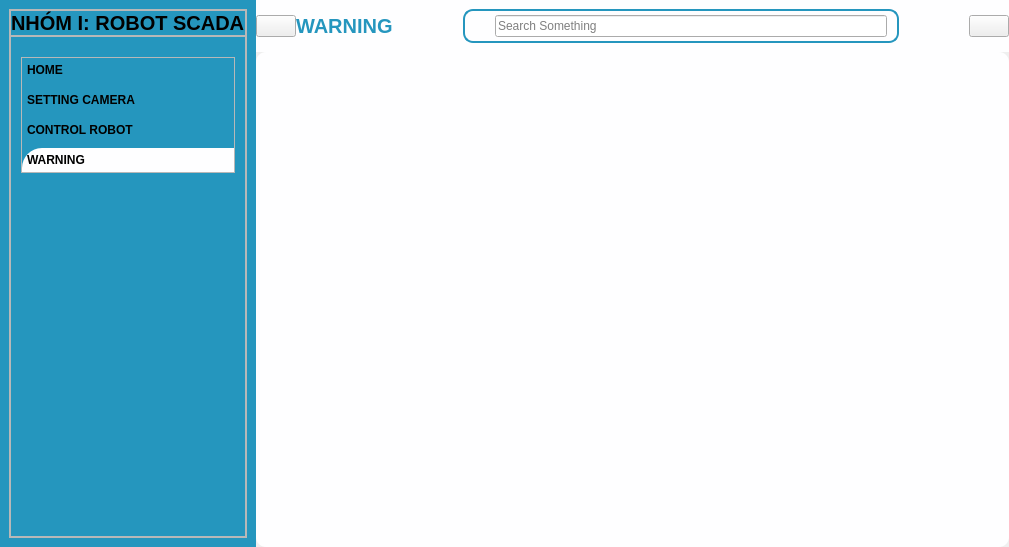
<?xml version="1.0" encoding="UTF-8"?>
<ui version="4.0">
 <class>MainWindow</class>
 <widget class="QMainWindow" name="MainWindow">
  <property name="geometry">
   <rect>
    <x>0</x>
    <y>0</y>
    <width>1009</width>
    <height>547</height>
   </rect>
  </property>
  <property name="windowTitle">
   <string>MainWindow</string>
  </property>
  <property name="styleSheet">
   <string notr="true">#frame_8
{
 background-color: #fefeff;
    border-radius: 20px;
}
#headframe
{
background-color:#fefeff;  /* Đặt nền trắng */

}

#leftmenu
{
background-color: #2596be

}
*{
color:#000;
}
#lineEdit
{ 
 background: transparent;
}
#seachframe
{
 border-radius:10px;
border:2px solid #2596be;
}
#headerapp
{
color:#2596be;

}
#card1,#card2
{
background-color: #fefeff;
 border-radius:20px;
}
#widget_4 {
    background-color:#fefeff;  /* Đặt nền trắng */
    border-radius: 10px;      /* Bo góc 10px */
}
#gioithieubtn_g {
    background-color: #fefeff;
    padding: 5px;
    text-align: left;
    border-top-left-radius: 20px;
}

#homebtn_g, #controlbtn_g, #settingbtn_g{ 
    background-color: #2596be;
    padding: 5px;
    text-align: left;
    border-top-left-radius: 20px;
    transition: background-color 0.3s ease;
}

/* Khi trỏ chuột vào */
#homebtn_g:hover, #controlbtn_g:hover, #settingbtn_g:hover {
    background-color: #ffffff;
}

/* Khi click vào */
#homebtn_g:pressed, 
#controlbtn_g:pressed, 
#settingbtn_g:pressed {
    background-color: #ffffff;
}

</string>
  </property>
  <widget class="QWidget" name="centralwidget">
   <layout class="QHBoxLayout" name="horizontalLayout">
    <property name="spacing">
     <number>0</number>
    </property>
    <property name="leftMargin">
     <number>0</number>
    </property>
    <property name="topMargin">
     <number>0</number>
    </property>
    <property name="rightMargin">
     <number>0</number>
    </property>
    <property name="bottomMargin">
     <number>0</number>
    </property>
    <item>
     <widget class="QWidget" name="leftmenu" native="true">
      <property name="maximumSize">
       <size>
        <width>300</width>
        <height>16777215</height>
       </size>
      </property>
      <layout class="QVBoxLayout" name="verticalLayout_5">
       <item>
        <widget class="QFrame" name="frame_4">
         <property name="frameShape">
          <enum>QFrame::StyledPanel</enum>
         </property>
         <property name="frameShadow">
          <enum>QFrame::Raised</enum>
         </property>
         <layout class="QVBoxLayout" name="verticalLayout_6">
          <property name="spacing">
           <number>0</number>
          </property>
          <property name="leftMargin">
           <number>0</number>
          </property>
          <property name="topMargin">
           <number>0</number>
          </property>
          <property name="rightMargin">
           <number>0</number>
          </property>
          <property name="bottomMargin">
           <number>0</number>
          </property>
          <item>
           <widget class="QFrame" name="frame_5">
            <property name="frameShape">
             <enum>QFrame::StyledPanel</enum>
            </property>
            <property name="frameShadow">
             <enum>QFrame::Raised</enum>
            </property>
            <layout class="QHBoxLayout" name="horizontalLayout_11">
             <property name="spacing">
              <number>0</number>
             </property>
             <property name="leftMargin">
              <number>0</number>
             </property>
             <property name="topMargin">
              <number>0</number>
             </property>
             <property name="rightMargin">
              <number>0</number>
             </property>
             <property name="bottomMargin">
              <number>0</number>
             </property>
             <item alignment="Qt::AlignTop">
              <widget class="QLabel" name="label_27">
               <property name="font">
                <font>
                 <pointsize>15</pointsize>
                 <weight>75</weight>
                 <bold>true</bold>
                </font>
               </property>
               <property name="text">
                <string>NHÓM I: ROBOT SCADA</string>
               </property>
              </widget>
             </item>
            </layout>
           </widget>
          </item>
          <item>
           <widget class="QFrame" name="frame_6">
            <property name="sizePolicy">
             <sizepolicy hsizetype="Preferred" vsizetype="Expanding">
              <horstretch>0</horstretch>
              <verstretch>0</verstretch>
             </sizepolicy>
            </property>
            <property name="frameShape">
             <enum>QFrame::StyledPanel</enum>
            </property>
            <property name="frameShadow">
             <enum>QFrame::Raised</enum>
            </property>
            <layout class="QVBoxLayout" name="verticalLayout_7">
             <property name="spacing">
              <number>0</number>
             </property>
             <property name="leftMargin">
              <number>10</number>
             </property>
             <property name="topMargin">
              <number>20</number>
             </property>
             <property name="rightMargin">
              <number>10</number>
             </property>
             <property name="bottomMargin">
              <number>0</number>
             </property>
             <item alignment="Qt::AlignTop">
              <widget class="QFrame" name="frame_7">
               <property name="sizePolicy">
                <sizepolicy hsizetype="Preferred" vsizetype="Expanding">
                 <horstretch>0</horstretch>
                 <verstretch>0</verstretch>
                </sizepolicy>
               </property>
               <property name="frameShape">
                <enum>QFrame::StyledPanel</enum>
               </property>
               <property name="frameShadow">
                <enum>QFrame::Raised</enum>
               </property>
               <layout class="QVBoxLayout" name="verticalLayout_8">
                <property name="spacing">
                 <number>6</number>
                </property>
                <property name="leftMargin">
                 <number>0</number>
                </property>
                <property name="topMargin">
                 <number>0</number>
                </property>
                <property name="rightMargin">
                 <number>0</number>
                </property>
                <property name="bottomMargin">
                 <number>0</number>
                </property>
                <item>
                 <widget class="QPushButton" name="homebtn_g">
                  <property name="minimumSize">
                   <size>
                    <width>0</width>
                    <height>0</height>
                   </size>
                  </property>
                  <property name="font">
                   <font>
                    <weight>75</weight>
                    <bold>true</bold>
                   </font>
                  </property>
                  <property name="text">
                   <string>HOME</string>
                  </property>
                  <property name="icon">
                   <iconset resource="resources.qrc">
                    <normaloff>:/whiteIcons/icons/white/home.svg</normaloff>:/whiteIcons/icons/white/home.svg</iconset>
                  </property>
                  <property name="iconSize">
                   <size>
                    <width>24</width>
                    <height>24</height>
                   </size>
                  </property>
                 </widget>
                </item>
                <item>
                 <widget class="QPushButton" name="settingbtn_g">
                  <property name="font">
                   <font>
                    <weight>75</weight>
                    <bold>true</bold>
                   </font>
                  </property>
                  <property name="text">
                   <string>SETTING CAMERA</string>
                  </property>
                  <property name="icon">
                   <iconset resource="resources.qrc">
                    <normaloff>:/whiteIcons/icons/white/settings.svg</normaloff>:/whiteIcons/icons/white/settings.svg</iconset>
                  </property>
                  <property name="iconSize">
                   <size>
                    <width>24</width>
                    <height>24</height>
                   </size>
                  </property>
                 </widget>
                </item>
                <item>
                 <widget class="QPushButton" name="controlbtn_g">
                  <property name="font">
                   <font>
                    <weight>75</weight>
                    <bold>true</bold>
                   </font>
                  </property>
                  <property name="text">
                   <string>CONTROL ROBOT</string>
                  </property>
                  <property name="icon">
                   <iconset resource="resources.qrc">
                    <normaloff>:/whiteIcons/icons/white/aperture.svg</normaloff>:/whiteIcons/icons/white/aperture.svg</iconset>
                  </property>
                  <property name="iconSize">
                   <size>
                    <width>24</width>
                    <height>24</height>
                   </size>
                  </property>
                 </widget>
                </item>
                <item>
                 <widget class="QPushButton" name="gioithieubtn_g">
                  <property name="font">
                   <font>
                    <weight>75</weight>
                    <bold>true</bold>
                   </font>
                  </property>
                  <property name="text">
                   <string>WARNING</string>
                  </property>
                  <property name="icon">
                   <iconset resource="resources.qrc">
                    <normaloff>:/blueIcons/icons/blue/alert-circle.svg</normaloff>:/blueIcons/icons/blue/alert-circle.svg</iconset>
                  </property>
                  <property name="iconSize">
                   <size>
                    <width>24</width>
                    <height>24</height>
                   </size>
                  </property>
                 </widget>
                </item>
               </layout>
              </widget>
             </item>
            </layout>
           </widget>
          </item>
         </layout>
        </widget>
       </item>
      </layout>
     </widget>
    </item>
    <item>
     <widget class="QWidget" name="bodymain" native="true">
      <property name="minimumSize">
       <size>
        <width>0</width>
        <height>0</height>
       </size>
      </property>
      <layout class="QVBoxLayout" name="verticalLayout">
       <property name="spacing">
        <number>0</number>
       </property>
       <property name="leftMargin">
        <number>0</number>
       </property>
       <property name="topMargin">
        <number>0</number>
       </property>
       <property name="rightMargin">
        <number>0</number>
       </property>
       <property name="bottomMargin">
        <number>0</number>
       </property>
       <item alignment="Qt::AlignTop">
        <widget class="QWidget" name="headframe" native="true">
         <property name="sizePolicy">
          <sizepolicy hsizetype="Preferred" vsizetype="Preferred">
           <horstretch>0</horstretch>
           <verstretch>0</verstretch>
          </sizepolicy>
         </property>
         <property name="minimumSize">
          <size>
           <width>642</width>
           <height>0</height>
          </size>
         </property>
         <layout class="QHBoxLayout" name="horizontalLayout_2">
          <property name="spacing">
           <number>30</number>
          </property>
          <property name="leftMargin">
           <number>0</number>
          </property>
          <property name="topMargin">
           <number>0</number>
          </property>
          <property name="rightMargin">
           <number>0</number>
          </property>
          <property name="bottomMargin">
           <number>0</number>
          </property>
          <item>
           <widget class="QWidget" name="widget" native="true">
            <property name="sizePolicy">
             <sizepolicy hsizetype="Preferred" vsizetype="Preferred">
              <horstretch>0</horstretch>
              <verstretch>0</verstretch>
             </sizepolicy>
            </property>
            <layout class="QHBoxLayout" name="horizontalLayout_4">
             <property name="spacing">
              <number>0</number>
             </property>
             <property name="leftMargin">
              <number>0</number>
             </property>
             <property name="topMargin">
              <number>0</number>
             </property>
             <property name="rightMargin">
              <number>0</number>
             </property>
             <property name="bottomMargin">
              <number>0</number>
             </property>
             <item>
              <widget class="QPushButton" name="pushButton">
               <property name="text">
                <string/>
               </property>
               <property name="icon">
                <iconset resource="resources.qrc">
                 <normaloff>:/blueIcons/icons/blue/alert-circle.svg</normaloff>:/blueIcons/icons/blue/alert-circle.svg</iconset>
               </property>
               <property name="iconSize">
                <size>
                 <width>24</width>
                 <height>24</height>
                </size>
               </property>
              </widget>
             </item>
             <item>
              <widget class="QLabel" name="headerapp">
               <property name="font">
                <font>
                 <pointsize>15</pointsize>
                 <weight>75</weight>
                 <bold>true</bold>
                </font>
               </property>
               <property name="text">
                <string>WARNING</string>
               </property>
              </widget>
             </item>
            </layout>
           </widget>
          </item>
          <item>
           <widget class="QWidget" name="widget_2" native="true">
            <layout class="QHBoxLayout" name="horizontalLayout_5">
             <property name="leftMargin">
              <number>40</number>
             </property>
             <property name="rightMargin">
              <number>40</number>
             </property>
             <item>
              <widget class="QFrame" name="seachframe">
               <property name="minimumSize">
                <size>
                 <width>100</width>
                 <height>0</height>
                </size>
               </property>
               <property name="maximumSize">
                <size>
                 <width>1607777</width>
                 <height>877777</height>
                </size>
               </property>
               <property name="frameShape">
                <enum>QFrame::StyledPanel</enum>
               </property>
               <property name="frameShadow">
                <enum>QFrame::Raised</enum>
               </property>
               <layout class="QHBoxLayout" name="horizontalLayout_3">
                <property name="spacing">
                 <number>0</number>
                </property>
                <property name="leftMargin">
                 <number>0</number>
                </property>
                <property name="topMargin">
                 <number>0</number>
                </property>
                <property name="rightMargin">
                 <number>10</number>
                </property>
                <property name="bottomMargin">
                 <number>0</number>
                </property>
                <item>
                 <widget class="QLabel" name="label_2">
                  <property name="minimumSize">
                   <size>
                    <width>30</width>
                    <height>30</height>
                   </size>
                  </property>
                  <property name="maximumSize">
                   <size>
                    <width>30</width>
                    <height>30</height>
                   </size>
                  </property>
                  <property name="text">
                   <string/>
                  </property>
                  <property name="pixmap">
                   <pixmap resource="resources.qrc">:/blueIcons/icons/blue/search.svg</pixmap>
                  </property>
                  <property name="scaledContents">
                   <bool>true</bool>
                  </property>
                 </widget>
                </item>
                <item>
                 <widget class="QLineEdit" name="menuBtn">
                  <property name="minimumSize">
                   <size>
                    <width>100</width>
                    <height>0</height>
                   </size>
                  </property>
                  <property name="placeholderText">
                   <string>Search Something</string>
                  </property>
                 </widget>
                </item>
               </layout>
              </widget>
             </item>
            </layout>
           </widget>
          </item>
          <item alignment="Qt::AlignRight">
           <widget class="QWidget" name="widget_3" native="true">
            <layout class="QHBoxLayout" name="horizontalLayout_6">
             <property name="spacing">
              <number>0</number>
             </property>
             <property name="leftMargin">
              <number>0</number>
             </property>
             <property name="topMargin">
              <number>0</number>
             </property>
             <property name="rightMargin">
              <number>0</number>
             </property>
             <property name="bottomMargin">
              <number>0</number>
             </property>
             <item>
              <widget class="QPushButton" name="them_w">
               <property name="text">
                <string/>
               </property>
               <property name="icon">
                <iconset resource="resources.qrc">
                 <normaloff>:/blueIcons/icons/blue/user.svg</normaloff>:/blueIcons/icons/blue/user.svg</iconset>
               </property>
               <property name="iconSize">
                <size>
                 <width>32</width>
                 <height>32</height>
                </size>
               </property>
              </widget>
             </item>
            </layout>
           </widget>
          </item>
         </layout>
        </widget>
       </item>
       <item>
        <widget class="QWidget" name="cardframe" native="true">
         <layout class="QHBoxLayout" name="horizontalLayout_7">
          <property name="spacing">
           <number>20</number>
          </property>
          <property name="leftMargin">
           <number>0</number>
          </property>
          <property name="topMargin">
           <number>0</number>
          </property>
          <property name="rightMargin">
           <number>0</number>
          </property>
          <property name="bottomMargin">
           <number>0</number>
          </property>
         </layout>
        </widget>
       </item>
       <item>
        <widget class="QWidget" name="mainframe" native="true">
         <property name="sizePolicy">
          <sizepolicy hsizetype="Preferred" vsizetype="Expanding">
           <horstretch>0</horstretch>
           <verstretch>0</verstretch>
          </sizepolicy>
         </property>
         <layout class="QHBoxLayout" name="horizontalLayout_10">
          <property name="spacing">
           <number>0</number>
          </property>
          <property name="leftMargin">
           <number>0</number>
          </property>
          <property name="topMargin">
           <number>0</number>
          </property>
          <property name="rightMargin">
           <number>0</number>
          </property>
          <property name="bottomMargin">
           <number>0</number>
          </property>
          <item>
           <widget class="QWidget" name="widget_4" native="true">
            <layout class="QVBoxLayout" name="verticalLayout_4"/>
           </widget>
          </item>
         </layout>
        </widget>
       </item>
      </layout>
     </widget>
    </item>
   </layout>
  </widget>
 </widget>
 <resources>
  <include location="resources.qrc"/>
 </resources>
 <connections/>
</ui>
